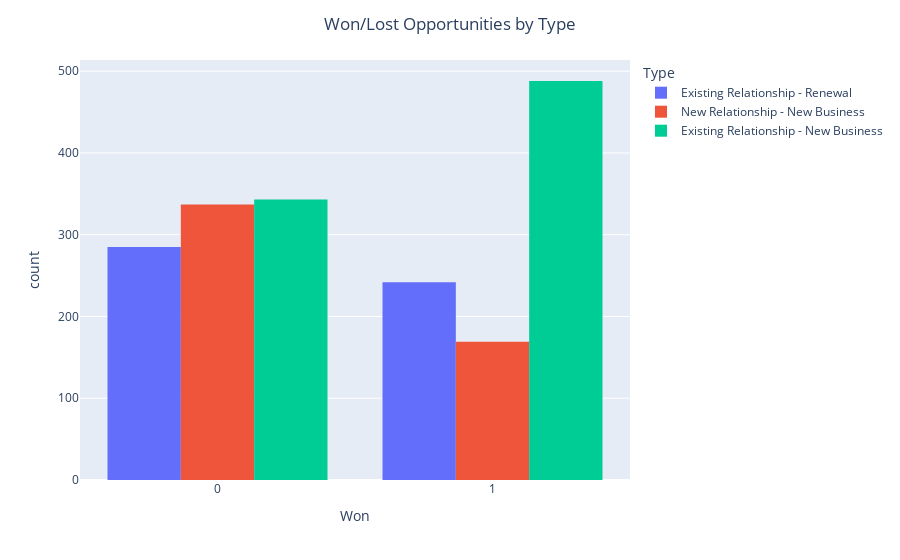

Notebook source saved alongside this figure:
### Code cell
fig = px.histogram(opp_non_numeric, x='Won', color='Type', barmode='group')
fig.update_layout(title_text='Won/Lost Opportunities by Type', title_x=0.5)

### Figure 1 — Plotly figure (JSON) as saved in the notebook; plotly's stock layout.template omitted (floating-point values rounded to 4 significant figures; data arrays with more than 128 entries replaced by an {"elided": "..."} marker saying what was removed)
{"data": [{"alignmentgroup": "True", "bingroup": "x", "hovertemplate": "Type=Existing Relationship - Renewal<br>Won=%{x}<br>count=%{y}<extra></extra>", "legendgroup": "Existing Relationship - Renewal", "marker": {"color": "#636efa", "pattern": {"shape": ""}}, "name": "Existing Relationship - Renewal", "offsetgroup": "Existing Relationship - Renewal", "orientation": "v", "showlegend": true, "type": "histogram", "x": {"elided": "527 int values"}, "xaxis": "x", "yaxis": "y"}, {"alignmentgroup": "True", "bingroup": "x", "hovertemplate": "Type=New Relationship - New Business<br>Won=%{x}<br>count=%{y}<extra></extra>", "legendgroup": "New Relationship - New Business", "marker": {"color": "#EF553B", "pattern": {"shape": ""}}, "name": "New Relationship - New Business", "offsetgroup": "New Relationship - New Business", "orientation": "v", "showlegend": true, "type": "histogram", "x": {"elided": "506 int values"}, "xaxis": "x", "yaxis": "y"}, {"alignmentgroup": "True", "bingroup": "x", "hovertemplate": "Type=Existing Relationship - New Business<br>Won=%{x}<br>count=%{y}<extra></extra>", "legendgroup": "Existing Relationship - New Business", "marker": {"color": "#00cc96", "pattern": {"shape": ""}}, "name": "Existing Relationship - New Business", "offsetgroup": "Existing Relationship - New Business", "orientation": "v", "showlegend": true, "type": "histogram", "x": {"elided": "831 int values"}, "xaxis": "x", "yaxis": "y"}], "layout": {"barmode": "group", "legend": {"title": {"text": "Type"}, "tracegroupgap": 0}, "margin": {"t": 60}, "title": {"text": "Won/Lost Opportunities by Type", "x": 0.5}, "xaxis": {"anchor": "y", "domain": [0, 1], "title": {"text": "Won"}}, "yaxis": {"anchor": "x", "domain": [0, 1], "title": {"text": "count"}}}}
